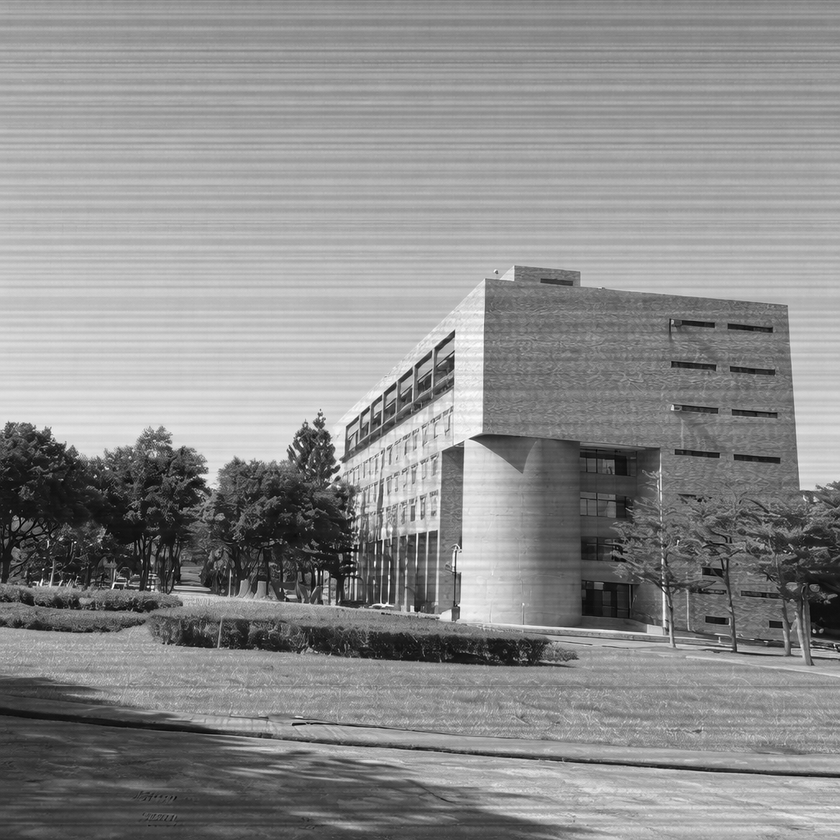
#> input picture yzu8noiseg.png, 840 x 840 px, shrunk from 1024 x 1024 before the run
$ python gemini.py --image_path yzu8noiseg.png
#> lines starting #> are read from the running program, lines starting #| are printed output that depends on the picture; after the words box and inside, x2 and y2 are one past the last pixel; in counts of white or black regions, pixels touching at a corner belong together
import cv2
import numpy as np
import matplotlib.pyplot as plt
import argparse

def remove_periodic_noise(image_path, noise_type='horizontal', dc_radius=20, block_size=20, h_blocksize=5, v_blocksize=5, h=10):
    """
    依照自訂遮罩去除影像中的週期性雜訊
    :param noise_type: 'grid' (網格雜訊) 或 'horizontal' (水平雜訊)
    :param notch_points: 網格雜訊的亮點偏移座標清單 (dx, dy)
    :param dc_radius: 中心 DC 成分的保留半徑 (像素)
    :param block_size: 遮罩區塊/線條的寬度 (像素)
    """
#> called with image_path = 'yzu8noiseg.png', noise_type = 'horizontal', dc_radius = 20, block_size = 4, h_blocksize = 5, v_blocksize = 5, h = 2

    # 【步驟 1】影像讀取與前處理
    img = cv2.imread(image_path, cv2.IMREAD_GRAYSCALE)
#> img is the input picture: shape (840, 840); min 0, max 255, mean 139.9
    if img is None:
        raise ValueError("無法讀取影像，請確認路徑是否正確。")

    rows, cols = img.shape
#> rows = 840; cols = 840
    crow, ccol = rows // 2, cols // 2  # 取得中心點座標
#> crow = 420; ccol = 420

    # 【步驟 2】空間域轉換至頻率域 (FFT)
    f = np.fft.fft2(img)
    fshift = np.fft.fftshift(f)  # 將低頻 DC 移至矩陣中心

    # 計算頻譜對數值 (僅供視覺化觀察，不參與後續計算)
    magnitude_spectrum = 20 * np.log(np.abs(fshift) + 1e-1)
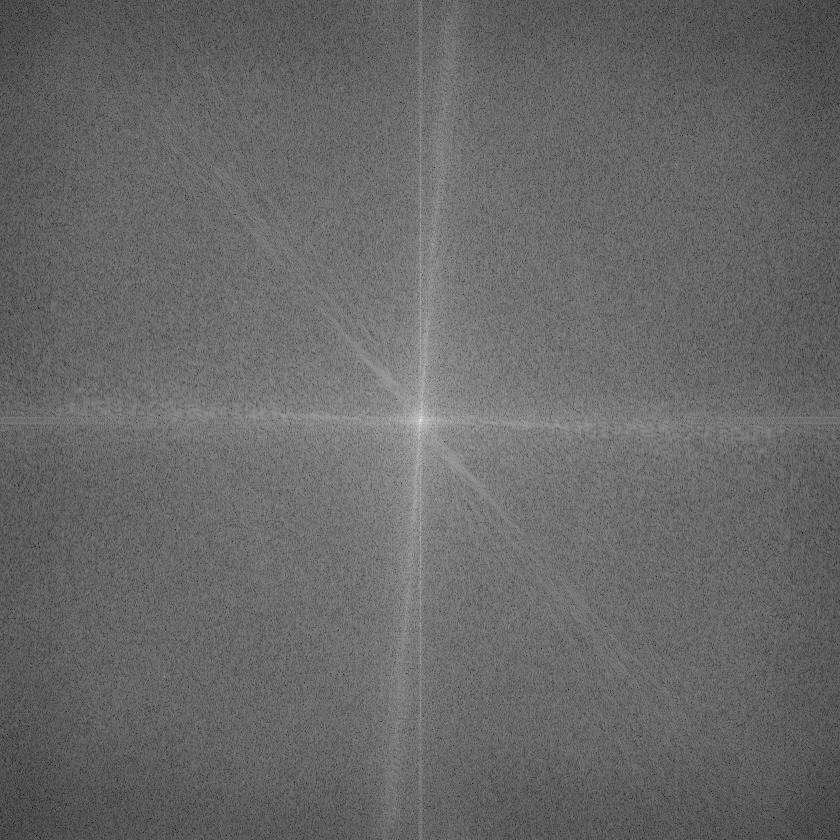
#> magnitude_spectrum: shape (840, 840) float64; min 31.7, max 368.2, mean 169.8; drawn with min black and max white

    # 【步驟 3】設計與應用陷波濾波器遮罩 (Notch Filter Mask)
    mask = np.ones((rows, cols), dtype=np.float32)

    if noise_type == 'horizontal':
        # 針對圖 8 水平雜訊：水平雜訊會在頻譜的「垂直中軸線」上產生高頻亮點
        # 遮擋垂直中軸線 (設為 0)
        mask[:, ccol-block_size : ccol+block_size+1] = 0

        # 關鍵：保留正中心 DC 區域 (畫上全為 1 的圓形)
        cv2.circle(mask, (ccol, crow), dc_radius, 1, thickness=-1)
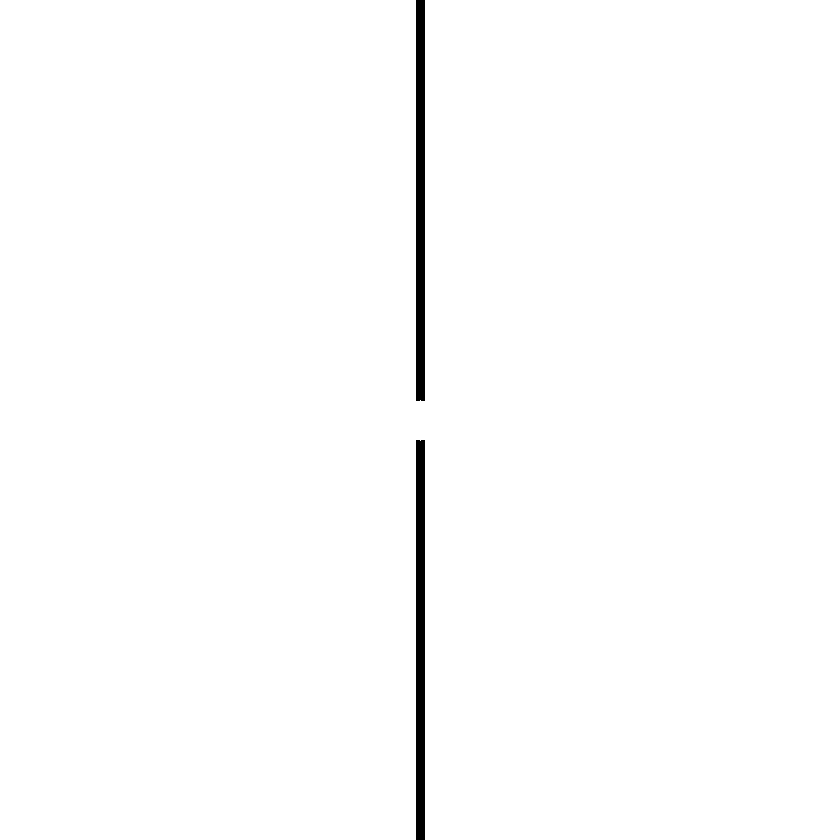
#> mask: shape (840, 840) float32; values 0 (black) and 1 (white), 99% white; 2 black regions, box (x1, y1, x2, y2) and area: (416, 0, 425, 401) 3608, (416, 440, 425, 840) 3599
    elif noise_type == 'cross':
    # 步驟一：先做所有「破壞 (設為 0)」的動作
        mask[:, ccol-v_blocksize : ccol+v_blocksize+1] = 0  # 畫垂直黑條
        mask[crow-h_blocksize : crow+h_blocksize+1, :] = 0  # 畫水平黑條

        # 步驟二：最後做「保護 (設為 1)」的動作，確保中心絕對不會被剛剛的黑線蓋住
        cv2.circle(mask, (ccol, crow), dc_radius, 1, thickness=-1)

    # 【步驟 4】頻域濾波 (Element-wise multiplication)
    fshift_filtered = fshift * mask

    # 供視覺化觀察濾波後的頻譜
    magnitude_filtered = 20 * np.log(np.abs(fshift_filtered) + 1e-1)
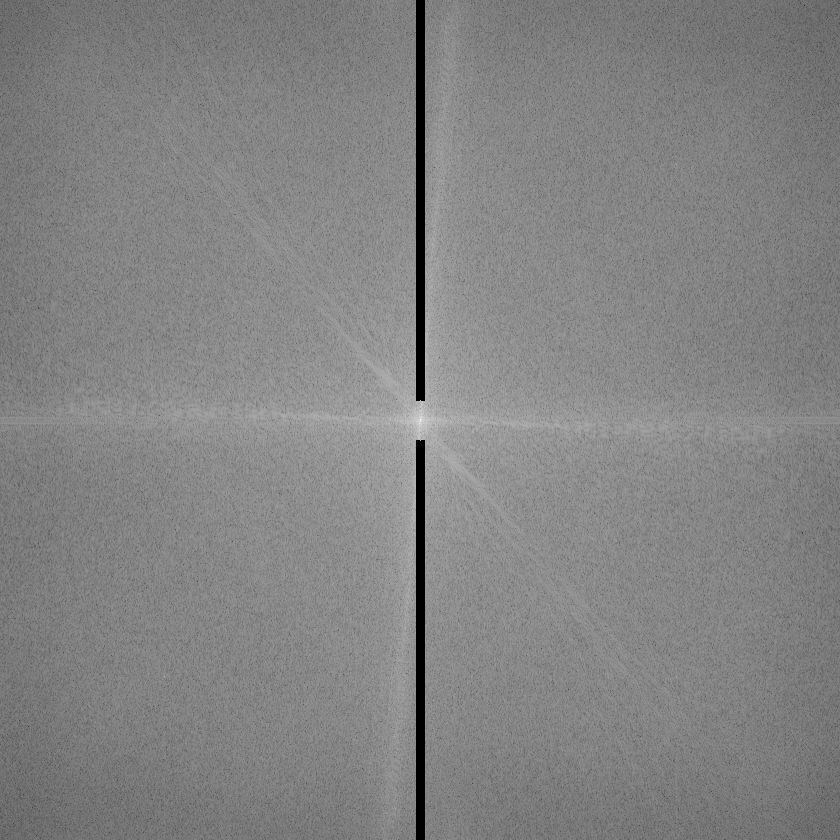
#> magnitude_filtered: shape (840, 840) float64; min -46.05, max 368.2, mean 167.3; drawn with min black and max white

    # 【步驟 5】頻率域轉換回空間域 (IFFT)
    f_ishift = np.fft.ifftshift(fshift_filtered) # 將中心點移回原點
    img_back = np.fft.ifft2(f_ishift)            # 二維反傅立葉轉換

    # 【步驟 6】影像還原與輸出
    img_back = np.abs(img_back)                  # 取絕對值 (Magnitude)
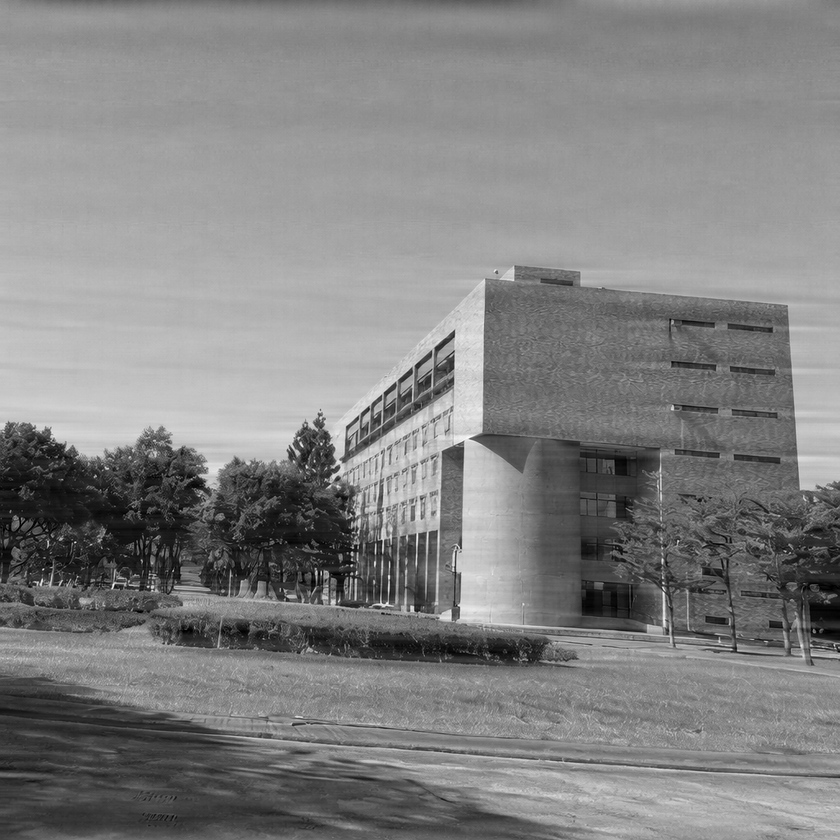
#> img_back: shape (840, 840) float64; min 0.00119, max 274, mean 139.9; drawn with min black and max white
    brightness_shift = np.mean(img) - np.mean(img_back)
#> brightness_shift = -0.00218
    img_back = img_back + brightness_shift
    img_clean = np.uint8(img_back)               # 轉換資料型態為 uint8
    img_clean = cv2.fastNlMeansDenoising(img_clean, None, h, templateWindowSize=7, searchWindowSize=21)

    return img_clean

# ---------------- 使用範例 ----------------
# 處理水平雜訊 (圖 8)
# clean_img = remove_periodic_noise('yzu8noiseg.png', noise_type='horizontal', dc_radius=20, block_size=4, h=2)
# cv2.imwrite("yzu8noiseg_denoised.png", clean_img)

# 處理網格雜訊 (圖 7)
# 假設你觀察到亮點在距離中心 (x=50, y=30) 以及 (x=50, y=-30) 的位置
# clean_img = remove_periodic_noise('yzu7noiseg.png', noise_type='cross', dc_radius=20, h_blocksize=2, v_blocksize=2, h=10)
# cv2.imwrite("yzu7noiseg_denoised.png", clean_img)
if __name__ == "__main__":
    paraser = argparse.ArgumentParser(description='Remove periodic noise from an image using a notch filter.')
    paraser.add_argument('--image_path', type=str, required=True, help='Path to the input image with periodic noise.')

    args = paraser.parse_args()
    image_path = args.image_path
    image_name = image_path.split('/')[-1]
    if 'yzu8noiseg' in image_name:
        clean_img = remove_periodic_noise(image_path, noise_type='horizontal', dc_radius=20, block_size=4, h=2)
        cv2.imwrite(f"denoised_{image_name}", clean_img)
    elif 'yzu7noiseg' in image_name:
        clean_img = remove_periodic_noise(image_path, noise_type='cross', dc_radius=20, h_blocksize=2, v_blocksize=2, h=10)
        cv2.imwrite(f"denoised_{image_name}", clean_img)
